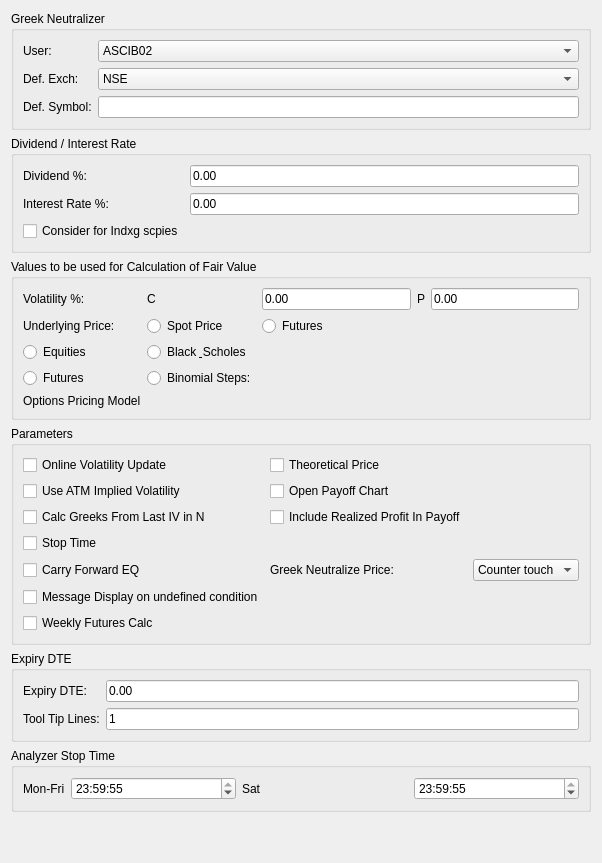
     <widget class="QWidget" name="derivativesTab">
      <attribute name="title">
       <string>Derivatives</string>
      </attribute>
      <layout class="QVBoxLayout" name="verticalLayout_10">
       <item>
        <widget class="QGroupBox" name="greekNeutralizerGroup">
         <property name="title">
          <string>Greek Neutralizer</string>
         </property>
         <layout class="QFormLayout" name="formLayout_10">
          <item row="0" column="0">
           <widget class="QLabel" name="label_30">
            <property name="text">
             <string>User:</string>
            </property>
           </widget>
          </item>
          <item row="0" column="1">
           <widget class="QComboBox" name="greekUserCombo">
            <item>
             <property name="text">
              <string>ASCIB02</string>
             </property>
            </item>
           </widget>
          </item>
          <item row="1" column="0">
           <widget class="QLabel" name="label_31">
            <property name="text">
             <string>Def. Exch:</string>
            </property>
           </widget>
          </item>
          <item row="1" column="1">
           <widget class="QComboBox" name="defExchCombo">
            <item>
             <property name="text">
              <string>NSE</string>
             </property>
            </item>
           </widget>
          </item>
          <item row="2" column="0">
           <widget class="QLabel" name="label_32">
            <property name="text">
             <string>Def. Symbol:</string>
            </property>
           </widget>
          </item>
          <item row="2" column="1">
           <widget class="QLineEdit" name="defSymbolLineEdit"/>
          </item>
         </layout>
        </widget>
       </item>
       <item>
        <widget class="QGroupBox" name="dividendGroup">
         <property name="title">
          <string>Dividend / Interest Rate</string>
         </property>
         <layout class="QFormLayout" name="formLayout_11">
          <item row="0" column="0">
           <widget class="QLabel" name="label_33">
            <property name="text">
             <string>Dividend %:</string>
            </property>
           </widget>
          </item>
          <item row="0" column="1">
           <widget class="QLineEdit" name="dividendLineEdit">
            <property name="text">
             <string>0.00</string>
            </property>
           </widget>
          </item>
          <item row="1" column="0">
           <widget class="QLabel" name="label_34">
            <property name="text">
             <string>Interest Rate %:</string>
            </property>
           </widget>
          </item>
          <item row="1" column="1">
           <widget class="QLineEdit" name="interestRateLineEdit">
            <property name="text">
             <string>0.00</string>
            </property>
           </widget>
          </item>
          <item row="2" column="0">
           <widget class="QCheckBox" name="considerForIndexCheckBox">
            <property name="text">
             <string>Consider for Indxg scpies</string>
            </property>
           </widget>
          </item>
         </layout>
        </widget>
       </item>
       <item>
        <widget class="QGroupBox" name="calculationGroup">
         <property name="title">
          <string>Values to be used for Calculation of Fair Value</string>
         </property>
         <layout class="QGridLayout" name="gridLayout_6">
          <item row="0" column="0">
           <widget class="QLabel" name="label_35">
            <property name="text">
             <string>Volatility %:</string>
            </property>
           </widget>
          </item>
          <item row="0" column="1">
           <widget class="QLabel" name="label_36">
            <property name="text">
             <string>C</string>
            </property>
           </widget>
          </item>
          <item row="0" column="2">
           <widget class="QLineEdit" name="volatilityCLineEdit">
            <property name="text">
             <string>0.00</string>
            </property>
           </widget>
          </item>
          <item row="0" column="3">
           <widget class="QLabel" name="label_37">
            <property name="text">
             <string>P</string>
            </property>
           </widget>
          </item>
          <item row="0" column="4">
           <widget class="QLineEdit" name="volatilityPLineEdit">
            <property name="text">
             <string>0.00</string>
            </property>
           </widget>
          </item>
          <item row="1" column="0">
           <widget class="QLabel" name="label_38">
            <property name="text">
             <string>Underlying Price:</string>
            </property>
           </widget>
          </item>
          <item row="1" column="1">
           <widget class="QRadioButton" name="spotPriceRadio">
            <property name="text">
             <string>Spot Price</string>
            </property>
           </widget>
          </item>
          <item row="1" column="2">
           <widget class="QRadioButton" name="futuresRadio">
            <property name="text">
             <string>Futures</string>
            </property>
           </widget>
          </item>
          <item row="2" column="0">
           <widget class="QRadioButton" name="equitiesRadio">
            <property name="text">
             <string>Equities</string>
            </property>
           </widget>
          </item>
          <item row="2" column="1">
           <widget class="QRadioButton" name="blackScholesRadio">
            <property name="text">
             <string>Black &amp; Scholes</string>
            </property>
           </widget>
          </item>
          <item row="3" column="0">
           <widget class="QRadioButton" name="futuresRadio_2">
            <property name="text">
             <string>Futures</string>
            </property>
           </widget>
          </item>
          <item row="3" column="1">
           <widget class="QRadioButton" name="binomialStepsRadio">
            <property name="text">
             <string>Binomial Steps:</string>
            </property>
           </widget>
          </item>
          <item row="4" column="0">
           <widget class="QLabel" name="label_39">
            <property name="text">
             <string>Options Pricing Model</string>
            </property>
           </widget>
          </item>
         </layout>
        </widget>
       </item>
       <item>
        <widget class="QGroupBox" name="parametersGroup">
         <property name="title">
          <string>Parameters</string>
         </property>
         <layout class="QGridLayout" name="gridLayout_7">
          <item row="0" column="0">
           <widget class="QCheckBox" name="onlineVolatilityCheckBox">
            <property name="text">
             <string>Online Volatility Update</string>
            </property>
           </widget>
          </item>
          <item row="0" column="1">
           <widget class="QCheckBox" name="theoreticalPriceCheckBox">
            <property name="text">
             <string>Theoretical Price</string>
            </property>
           </widget>
          </item>
          <item row="1" column="0">
           <widget class="QCheckBox" name="useATMCheckBox">
            <property name="text">
             <string>Use ATM Implied Volatility</string>
            </property>
           </widget>
          </item>
          <item row="1" column="1">
           <widget class="QCheckBox" name="openPayoffCheckBox">
            <property name="text">
             <string>Open Payoff Chart</string>
            </property>
           </widget>
          </item>
          <item row="2" column="0">
           <widget class="QCheckBox" name="calcGreeksCheckBox">
            <property name="text">
             <string>Calc Greeks From Last IV in N</string>
            </property>
           </widget>
          </item>
          <item row="2" column="1">
           <widget class="QCheckBox" name="includeRealizedCheckBox">
            <property name="text">
             <string>Include Realized Profit In Payoff</string>
            </property>
           </widget>
          </item>
          <item row="3" column="0">
           <widget class="QCheckBox" name="stopTimeCheckBox">
            <property name="text">
             <string>Stop Time</string>
            </property>
           </widget>
          </item>
          <item row="4" column="0">
           <widget class="QCheckBox" name="carryForwardCheckBox">
            <property name="text">
             <string>Carry Forward EQ</string>
            </property>
           </widget>
          </item>
          <item row="4" column="1">
           <widget class="QLabel" name="label_40">
            <property name="text">
             <string>Greek Neutralize Price:</string>
            </property>
           </widget>
          </item>
          <item row="4" column="2">
           <widget class="QComboBox" name="greekNeutralizeCombo">
            <item>
             <property name="text">
              <string>Counter touch</string>
             </property>
            </item>
           </widget>
          </item>
          <item row="5" column="0">
           <widget class="QCheckBox" name="messageDisplayCheckBox">
            <property name="text">
             <string>Message Display on undefined condition</string>
            </property>
           </widget>
          </item>
          <item row="6" column="0">
           <widget class="QCheckBox" name="weeklyFuturesCheckBox">
            <property name="text">
             <string>Weekly Futures Calc</string>
            </property>
           </widget>
          </item>
         </layout>
        </widget>
       </item>
       <item>
        <widget class="QGroupBox" name="expiryGroup">
         <property name="title">
          <string>Expiry DTE</string>
         </property>
         <layout class="QFormLayout" name="formLayout_12">
          <item row="0" column="0">
           <widget class="QLabel" name="label_41">
            <property name="text">
             <string>Expiry DTE:</string>
            </property>
           </widget>
          </item>
          <item row="0" column="1">
           <widget class="QLineEdit" name="expiryDTELineEdit">
            <property name="text">
             <string>0.00</string>
            </property>
           </widget>
          </item>
          <item row="1" column="0">
           <widget class="QLabel" name="label_42">
            <property name="text">
             <string>Tool Tip Lines:</string>
            </property>
           </widget>
          </item>
          <item row="1" column="1">
           <widget class="QLineEdit" name="toolTipLinesLineEdit">
            <property name="text">
             <string>1</string>
            </property>
           </widget>
          </item>
         </layout>
        </widget>
       </item>
       <item>
        <widget class="QGroupBox" name="analyzerStopGroup">
         <property name="title">
          <string>Analyzer Stop Time</string>
         </property>
         <layout class="QFormLayout" name="formLayout_13">
          <item row="0" column="0">
           <widget class="QLabel" name="label_43">
            <property name="text">
             <string>Mon-Fri</string>
            </property>
           </widget>
          </item>
          <item row="0" column="1">
           <layout class="QHBoxLayout" name="horizontalLayout_7">
            <item>
             <widget class="QTimeEdit" name="monFriTimeEdit">
              <property name="displayFormat">
               <string>HH:mm:ss</string>
              </property>
              <property name="time">
               <time>
                <hour>23</hour>
                <minute>59</minute>
                <second>55</second>
               </time>
              </property>
             </widget>
            </item>
            <item>
             <widget class="QLabel" name="label_44">
              <property name="text">
               <string>Sat</string>
              </property>
             </widget>
            </item>
            <item>
             <widget class="QTimeEdit" name="satTimeEdit">
              <property name="displayFormat">
               <string>HH:mm:ss</string>
              </property>
              <property name="time">
               <time>
                <hour>23</hour>
                <minute>59</minute>
                <second>55</second>
               </time>
              </property>
             </widget>
            </item>
           </layout>
          </item>
         </layout>
        </widget>
       </item>
       <item>
        <spacer name="verticalSpacer_5">
         <property name="orientation">
          <enum>Qt::Vertical</enum>
         </property>
         <property name="sizeHint" stdset="0">
          <size>
           <width>20</width>
           <height>40</height>
          </size>
         </property>
        </spacer>
       </item>
      </layout>
     </widget>
